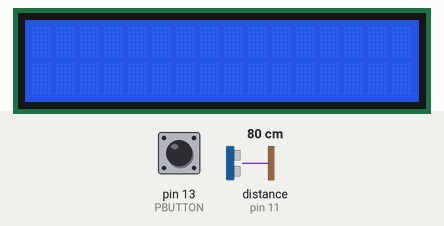
Recording of a program running on a simulated Arduino Uno, built with avr-gcc and run on an emulated ATmega328P. On the bench: 16×2 character LCD. The test bench sets the inputs (shaded band); at power-on: distance to the obstacle (sensor on pin 11) 80 cm, pin 13 (PBUTTON) LOW. The echo pulse lasts 58.3 µs per cm.

Above: at 1.3 s.
1.4 s: distance to the obstacle (sensor on pin 11) set to 2 cm
At 1.9 s:
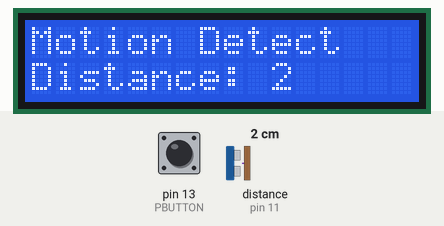
4.4 s: pin 13 (PBUTTON) pulled HIGH for 1 s
At 5.1 s:
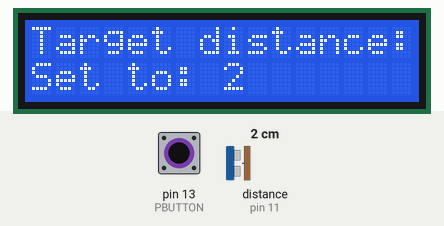
7.3 s: pin 13 (PBUTTON) pulled HIGH for 3.2 s
Timing chart, 0 to 10.3 s (numbered marks = the images above; inputs shaded):
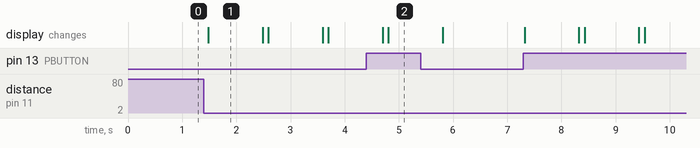

The program:

main.cpp
```cpp
#include <Arduino.h>
#include <LiquidCrystal.h>
#include <NewPing.h>
#include <Wire.h> //causes errors when not included, not sure why. Maybe #include path problem.
//int setMaxDistance(int, int);

#define PBUTTON 13
const int rs = 7, en = 6, d4 = 5, d5 = 4, d6 = 3, d7 = 2; //used default pin layout as in the example code.
const int echoPIN = 11, trigPIN = 12;
int triggerDistance = 50; //Will change it later.
int distance;

NewPing ultrasonic(trigPIN,echoPIN, 100); //max distance 50 CM
LiquidCrystal lcd(rs, en, d4, d5, d6, d7);

void setup() {
  lcd.begin(16, 2);
  pinMode(PBUTTON,INPUT);
  delay(50);
  triggerDistance = ultrasonic.ping_cm(); //sets trigger distance
}

void loop() {
  delay(100);
  distance = ultrasonic.ping_cm();
  if(digitalRead(PBUTTON)){ //when PBUTTON pressed, sets the boundary of the motion sensor.
   triggerDistance = distance;
  lcd.print("Target distance:");
  lcd.setCursor(0,1);
  lcd.print("Set to: ");
  lcd.print(triggerDistance);
  delay(1000);
  lcd.clear();
  }
  if (distance < triggerDistance && distance != 0) { //!= 0 since 0 indicates out of max range reading of ultrasonic sensor
  lcd.print("Motion Detect");
  lcd.setCursor(0,1);
  lcd.print("Distance: ");
  lcd.print(distance);
  delay(1000);
  lcd.clear();
  }
}
```

Measured:
- after the input at 1.4 s, the display: changes after 0.09 s (image 1)
- after the input at 4.4 s, the display: first differs from a run without the input after 0.41 s (image 2)
- what the display in image 1 shows lasts 1.0 s, from 1.5 s to 2.5 s
